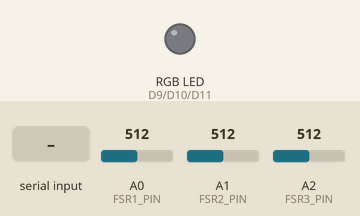
A sketch run on a simulated Arduino Due. Shown: an RGB LED mixed from three pins (HIGH = lit). The inputs (shaded band) are chosen by the test bench; at power-on: A0 (FSR1_PIN) = 512, A1 (FSR2_PIN) = 512, A2 (FSR3_PIN) = 512 (analog values on the 0–1023 scale). What the sketch prints to the serial monitor is not drawn.

Above: at 1.2 s.
1.3 s: "LED,GREEN\n" received over Serial
At 2.5 s:
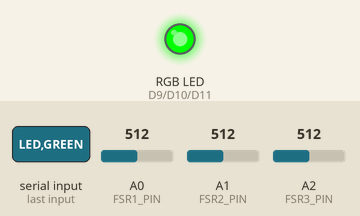
2.8 s: "LED,YELLOW\n" received over Serial
At 3.6 s:
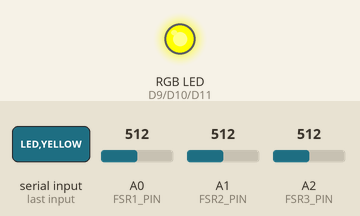
4.3 s: "LED,RED\n" received over Serial
At 4.8 s:
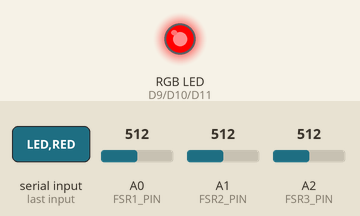
5.8 s: "LED,OFF\n" received over Serial
At 7.1 s:
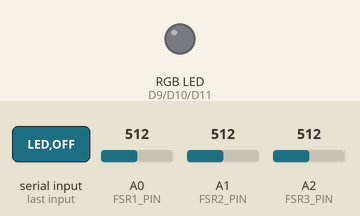
Timing chart, 0 to 8.3 s (numbered marks = the images above; inputs shaded):
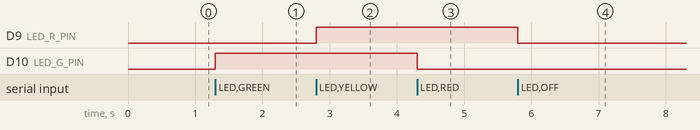

Measured:
- after the input at 1.3 s, D10 (LED_G_PIN): LOW → HIGH at once
- after the input at 2.8 s, D9 (LED_R_PIN): LOW → HIGH at once
- after the input at 4.3 s, D10 (LED_G_PIN): HIGH → LOW at once
- after the input at 5.8 s, D9 (LED_R_PIN): HIGH → LOW at once

The sketch:

TremorFSR.ino
```cpp
/*
  tremor_fsr.ino
  Arduino side: sample three FSRs and send them to the PC.

  The board does no analysis. The interval between samples
  stays constant. The sampling theorem assumes regular sampling. Irregular
  sampling would corrupt the spectrum computed on the PC.

  Wiring (Arduino Due, 3.3 V):

    FSR1 -> A0     FSR2 -> A1     FSR3 -> A2
      each FSR between 3.3 V and its analog pin,
      one resistor from that pin to GND, per channel:

          A0 : 200 kohm      A1 : 1 kohm      A2 : 15 kohm

    RGB LED, common cathode:
      R -> D9, G -> D10, B -> D11, each through 220 ohm
      common -> GND

  The three resistors differ because the three sensors do. Each FSR
  forms a divider with its resistor,

      ADC = 1023 * R / (R + R_fsr)

  and the sensitivity of that divider, d(ADC)/d(R_fsr), is largest
  when R equals the sensor resistance at the pressure of interest:
  differentiating shows the maximum falls exactly at R = R_fsr. The
  three sensors are of different size and make. Under the same
  finger they sit at very different resistances, so a single value
  cannot suit all three. Measured under working pressure:

      A0 : ~200 kohm       A1 : ~1 kohm       A2 : ~16 kohm

  which the resistors above match. With 10 kohm on all three
  the readings spanned a factor of 19 between channels, one of them
  never leaving the bottom of the scale; matched, they span a factor
  of 1.3 and all three contribute comparably to the aggregated index.

  The index itself does not require this: it is a ratio of
  powers taken from one channel, so a per-sensor gain cancels out.
  The matching improves signal-to-noise. It cannot be done in
  software: amplifying a signal that spans three ADC counts amplifies
  the quantisation noise with it.

  IMPORTANT: the Due is not 5 V tolerant. Power the FSR dividers from
  3.3 V, never from 5 V.

  This sketch targets the Due specifically, not Arduino in general:
  analogReadResolution() and analogWriteResolution() below exist on the
  SAM based boards and not on the AVR ones and the 3.3 V supply of the
  dividers is a property of this board. On an Uno or a Mega those two
  calls have to be dropped and the dividers moved to 5 V.

  Protocol, board -> PC (plain ASCII, one line per sample):

      sample_id,time_ms,fsr1,fsr2,fsr3

  Protocol, PC -> board:

      LED,GREEN     normal
      LED,YELLOW    pre alert
      LED,RED       alert
      LED,OFF

  Serial speed and why it is 250000.

  The SAM3X generates the baud rate as MCK / (16 * CD) with CD an
  integer and MCK = 84 MHz. The core computes CD by integer division.
  Only the rates for which 5250000 / baud is an integer come out exact:

      requested   CD    actual      error
       1000000     5    1050000     +5 %
        500000    10     525000     +5 %
        250000    21     250000      0 %

  A UART tolerates about 2-3 % of mismatch, so 500000 and 1000000 are
  unusable on this board even though they are exact on the ATmega16U2
  that bridges the Programming Port to USB. 250000 is exact on both
  sides and is therefore the highest rate this link supports.

  That fixes the sampling rate too. At 250000 baud the line carries
  25 kB/s; one sample is about 30 characters, so 1000 Hz would need
  30 kB/s and would not fit. At 500 Hz the stream is 15 kB/s, which
  leaves a margin. 500 Hz is above what the
  4-10 Hz band of interest requires: the Nyquist limit becomes 250 Hz.

  On an 8N1 line each character costs 10 bits, not 8, so the usable
  byte rate is the baud rate divided by ten.
*/

const int FSR1_PIN = A0;
const int FSR2_PIN = A1;
const int FSR3_PIN = A2;

const int LED_R_PIN = 9;
const int LED_G_PIN = 10;
const int LED_B_PIN = 11;

/* must match the speed the host opens the port at */
const unsigned long BAUD_RATE = 250000;

/* 500 Hz -> one sample every 2000 microseconds */
const unsigned long SAMPLE_PERIOD_US = 2000;

unsigned long last_sample_us = 0;

/* counts the samples produced; identifies them on the wire */
unsigned long sample_id = 0;


/* the RGB LED is common cathode: a higher value is a brighter channel */
void set_led(int r, int g, int b) {
  analogWrite(LED_R_PIN, r);
  analogWrite(LED_G_PIN, g);
  analogWrite(LED_B_PIN, b);
}


void execute_command(String command) {
  command.trim();
  command.toUpperCase();

  if      (command == "LED,GREEN")  set_led(0, 255, 0);
  else if (command == "LED,YELLOW") set_led(255, 255, 0);
  else if (command == "LED,RED")    set_led(255, 0, 0);
  else if (command == "LED,OFF")    set_led(0, 0, 0);
}


/*
  Commands arrive rarely, only when the state changes, but reading
  one must never take longer than the interval between two samples.
  readStringUntil() would wait for its own timeout, which is longer
  than the 2 ms period, so the characters already in the buffer are
  taken instead and the line is assembled across calls.
*/
char command_buffer[16];
byte command_length = 0;

void read_pc_commands() {
  while (Serial.available() > 0) {
    const char c = Serial.read();

    if (c == '\n') {
      command_buffer[command_length] = '\0';
      execute_command(String(command_buffer));
      command_length = 0;
    }
    else if (command_length >= sizeof(command_buffer) - 1) {
      command_length = 0;   /* longer than any command: discard */
    }
    else if (c != '\r') {
      command_buffer[command_length++] = c;
    }
  }
}


void send_sample() {
  int fsr1 = analogRead(FSR1_PIN);
  int fsr2 = analogRead(FSR2_PIN);
  int fsr3 = analogRead(FSR3_PIN);

  /*
    The identifier counts the samples the board has produced, so a gap
    in it means exactly that many samples did not reach the host. The
    timestamp cannot serve that purpose on its own: the millisecond
    resolution of millis() is too coarse to distinguish a lost sample
    from ordinary jitter in the sampling interval, so a gap in it would
    not be evidence of a loss. The timestamp is still sent because it places
    each sample in time.
  */
  Serial.print(sample_id);
  Serial.print(',');
  Serial.print(millis());
  Serial.print(',');
  Serial.print(fsr1);
  Serial.print(',');
  Serial.print(fsr2);
  Serial.print(',');
  Serial.println(fsr3);

  sample_id++;
}


void setup() {
  Serial.begin(BAUD_RATE);

  analogReadResolution(10);   /* 0 .. 1023, same as an Uno */
  analogWriteResolution(8);   /* 0 .. 255                  */

  pinMode(LED_R_PIN, OUTPUT);
  pinMode(LED_G_PIN, OUTPUT);
  pinMode(LED_B_PIN, OUTPUT);

  set_led(0, 0, 0);

  /*
    Identify the firmware on the link. If this line is readable, the
    board is running this sketch and both ends agree on the baud rate;
    if it is not, they do not. It begins with '#', which both readers
    on the PC side ignore, so it does not affect the protocol.
  */
  delay(50);
  Serial.print("# TremorFSR ready at ");
  Serial.print(BAUD_RATE);
  Serial.println(" baud");

  last_sample_us = micros();
}


void loop() {
  read_pc_commands();

  /*
    The unsigned subtraction keeps working when micros() wraps around
    (about every 70 minutes): the difference wraps the same way.
  */
  unsigned long now = micros();
  if (now - last_sample_us >= SAMPLE_PERIOD_US) {
    last_sample_us += SAMPLE_PERIOD_US;
    send_sample();
  }
}
```
